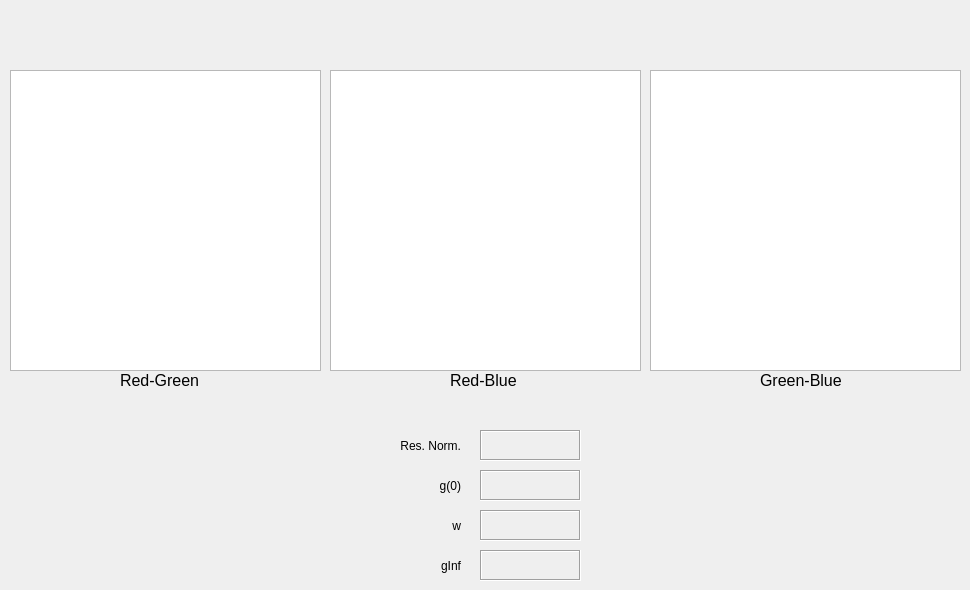
     <widget class="QWidget" name="crossOutputTab">
      <attribute name="title">
       <string>Cross-Correlation</string>
      </attribute>
      <widget class="QLabel" name="labelOutputRB">
       <property name="geometry">
        <rect>
         <x>450</x>
         <y>370</y>
         <width>81</width>
         <height>20</height>
        </rect>
       </property>
       <property name="font">
        <font>
         <pointsize>12</pointsize>
        </font>
       </property>
       <property name="text">
        <string>Red-Blue</string>
       </property>
      </widget>
      <widget class="QGraphicsView" name="imageCrossRG">
       <property name="geometry">
        <rect>
         <x>10</x>
         <y>70</y>
         <width>311</width>
         <height>301</height>
        </rect>
       </property>
      </widget>
      <widget class="QLabel" name="labelOutputRG">
       <property name="geometry">
        <rect>
         <x>120</x>
         <y>370</y>
         <width>91</width>
         <height>20</height>
        </rect>
       </property>
       <property name="font">
        <font>
         <pointsize>12</pointsize>
        </font>
       </property>
       <property name="text">
        <string>Red-Green</string>
       </property>
      </widget>
      <widget class="QGraphicsView" name="imageCrossRB">
       <property name="geometry">
        <rect>
         <x>330</x>
         <y>70</y>
         <width>311</width>
         <height>301</height>
        </rect>
       </property>
      </widget>
      <widget class="QLabel" name="labelOutputGB">
       <property name="geometry">
        <rect>
         <x>760</x>
         <y>370</y>
         <width>91</width>
         <height>20</height>
        </rect>
       </property>
       <property name="font">
        <font>
         <pointsize>12</pointsize>
        </font>
       </property>
       <property name="text">
        <string>Green-Blue</string>
       </property>
      </widget>
      <widget class="QGraphicsView" name="imageCrossGB">
       <property name="geometry">
        <rect>
         <x>650</x>
         <y>70</y>
         <width>311</width>
         <height>301</height>
        </rect>
       </property>
      </widget>
      <widget class="QLabel" name="labelCrossResNorm">
       <property name="geometry">
        <rect>
         <x>370</x>
         <y>430</y>
         <width>91</width>
         <height>31</height>
        </rect>
       </property>
       <property name="text">
        <string>Res. Norm.</string>
       </property>
       <property name="alignment">
        <set>Qt::AlignRight|Qt::AlignTrailing|Qt::AlignVCenter</set>
       </property>
      </widget>
      <widget class="QLabel" name="crossResNormValue">
       <property name="geometry">
        <rect>
         <x>480</x>
         <y>430</y>
         <width>101</width>
         <height>31</height>
        </rect>
       </property>
       <property name="font">
        <font>
         <pointsize>8</pointsize>
        </font>
       </property>
       <property name="frameShape">
        <enum>QFrame::Box</enum>
       </property>
       <property name="frameShadow">
        <enum>QFrame::Sunken</enum>
       </property>
       <property name="text">
        <string/>
       </property>
       <property name="alignment">
        <set>Qt::AlignCenter</set>
       </property>
      </widget>
      <widget class="QLabel" name="labelCrossG0">
       <property name="geometry">
        <rect>
         <x>370</x>
         <y>470</y>
         <width>91</width>
         <height>31</height>
        </rect>
       </property>
       <property name="text">
        <string>g(0)</string>
       </property>
       <property name="alignment">
        <set>Qt::AlignRight|Qt::AlignTrailing|Qt::AlignVCenter</set>
       </property>
      </widget>
      <widget class="QLabel" name="crossG0Value">
       <property name="geometry">
        <rect>
         <x>480</x>
         <y>470</y>
         <width>101</width>
         <height>31</height>
        </rect>
       </property>
       <property name="font">
        <font>
         <pointsize>8</pointsize>
        </font>
       </property>
       <property name="frameShape">
        <enum>QFrame::Box</enum>
       </property>
       <property name="frameShadow">
        <enum>QFrame::Sunken</enum>
       </property>
       <property name="text">
        <string/>
       </property>
       <property name="alignment">
        <set>Qt::AlignCenter</set>
       </property>
      </widget>
      <widget class="QLabel" name="labelCrossW">
       <property name="geometry">
        <rect>
         <x>370</x>
         <y>510</y>
         <width>91</width>
         <height>31</height>
        </rect>
       </property>
       <property name="text">
        <string>w</string>
       </property>
       <property name="alignment">
        <set>Qt::AlignRight|Qt::AlignTrailing|Qt::AlignVCenter</set>
       </property>
      </widget>
      <widget class="QLabel" name="crossWValue">
       <property name="geometry">
        <rect>
         <x>480</x>
         <y>510</y>
         <width>101</width>
         <height>31</height>
        </rect>
       </property>
       <property name="font">
        <font>
         <pointsize>8</pointsize>
        </font>
       </property>
       <property name="frameShape">
        <enum>QFrame::Box</enum>
       </property>
       <property name="frameShadow">
        <enum>QFrame::Sunken</enum>
       </property>
       <property name="text">
        <string/>
       </property>
       <property name="alignment">
        <set>Qt::AlignCenter</set>
       </property>
      </widget>
      <widget class="QLabel" name="labelCrossGinf">
       <property name="geometry">
        <rect>
         <x>370</x>
         <y>550</y>
         <width>91</width>
         <height>31</height>
        </rect>
       </property>
       <property name="text">
        <string>gInf</string>
       </property>
       <property name="alignment">
        <set>Qt::AlignRight|Qt::AlignTrailing|Qt::AlignVCenter</set>
       </property>
      </widget>
      <widget class="QLabel" name="crossGinfValue">
       <property name="geometry">
        <rect>
         <x>480</x>
         <y>550</y>
         <width>101</width>
         <height>31</height>
        </rect>
       </property>
       <property name="font">
        <font>
         <pointsize>8</pointsize>
        </font>
       </property>
       <property name="frameShape">
        <enum>QFrame::Box</enum>
       </property>
       <property name="frameShadow">
        <enum>QFrame::Sunken</enum>
       </property>
       <property name="text">
        <string/>
       </property>
       <property name="alignment">
        <set>Qt::AlignCenter</set>
       </property>
      </widget>
     </widget>
